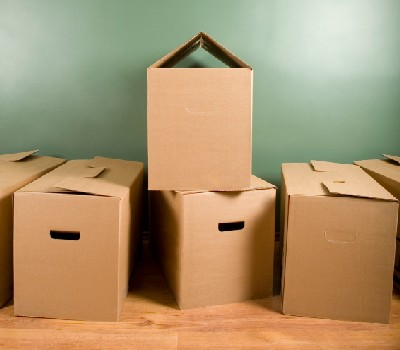
#> input picture ObjectAvoidance/filters/reference/img0.jpg, 400 x 350 px
$ python EdgeDetection.py   (older library calls are emulated)
#> lines starting #> are read from the running program, lines starting #| are printed output that depends on the picture; after the words box and inside, x2 and y2 are one past the last pixel; in counts of white or black regions, pixels touching at a corner belong together
"""
Goal: Write a function that finds edge intensity and orientation in an image.

Author: Nicholas Sendyk
"""
import math

import cv2
import numpy as np


def edge_detection(img, sigma=1):
    """
    Detects edges in images

    :param img:
    :param sigma:
    :return:
    """
    # Calculate the size of the Gaussian filter based on sigma
    hsize = 2 * int(np.ceil(3 * sigma)) + 1

    # Create the Gaussian filter
    kernel = cv2.getGaussianKernel(hsize, sigma)
    img = cv2.filter2D(src=img, ddepth=-1, kernel=kernel)

    # Calculate gradient in x and y direction
    horizontal_filter = np.array([[1, 0, -1], [2, 0, -2], [1, 0, -1]])
    vertical_filter = np.array([[1, 2, 1], [0, 0, 0], [-1, -2, -1]])

    # Apply Sobel and store results in imgx and imgy
    imgx = cv2.filter2D(img, cv2.CV_64F, horizontal_filter)
    imgy = cv2.filter2D(img, cv2.CV_64F, vertical_filter)

    # Initialize gradient magnitude/orientation matrices
    g_magnitude = np.zeros(imgx.shape)
    g_orientation = np.zeros(imgy.shape)
    orientation_img = np.zeros(imgx.shape)

    # Calculate the Gradient Orientation and Gradient Magnitude of the image
    rows, cols = imgx.shape
    for x in range(rows):
        for y in range(cols):
            g_x = imgx[x][y]
            g_y = imgy[x][y]
            magnitude = float((g_x ** 2 + g_y ** 2) ** (1 / 2))
            angle = (round(np.rad2deg(math.atan(float(g_x) / (g_y + 0.00001))) / 45) % 4) * 45

            # Apply Simple Thresholding
            if magnitude > 35:
                g_magnitude[x][y] = magnitude
                g_orientation[x][y] = angle
            orientation_img[x][y] = ((angle / 45) + 1) * (255 / 5)

    # Apply Non-Maximum Suppression to the Gradient Magnitude
    non_max_sup = g_magnitude.copy()
    for x in range(rows):
        for y in range(cols):
            if g_magnitude[x][y] != 0:
                angle = g_orientation[x][y]
                magnitude = g_magnitude[x][y]

                match angle:
                    case 0:
                        if magnitude <= g_magnitude[x - 1][y] or magnitude <= g_magnitude[x + 1][y]:
                            non_max_sup[x][y] = 0
                    case 45:
                        if magnitude <= g_magnitude[x - 1][y - 1] or magnitude <= g_magnitude[x + 1][y + 1]:
                            non_max_sup[x][y] = 0
                    case 90:
                        if magnitude <= g_magnitude[x][y - 1] or magnitude <= g_magnitude[x][y + 1]:
                            non_max_sup[x][y] = 0
                    case 135:
                        if magnitude <= g_magnitude[x - 1][y + 1] or magnitude <= g_magnitude[x + 1][y - 1]:
                            non_max_sup[x][y] = 0
                    case _:
                        print(f"Unexpected input: [{x},{y}] {angle}")

    # Output Resulting Images
    cv2.imwrite(f'./gradient_magnitude.jpg', g_magnitude)
    cv2.imwrite(f'./edge_detection.jpg', non_max_sup)
    cv2.imwrite(f'./gradient_orientation.jpg', orientation_img)

    return non_max_sup


if __name__ == '__main__':
    # Load image and convert to grayscale
    img0 = cv2.imread("img0.jpg", cv2.IMREAD_GRAYSCALE)
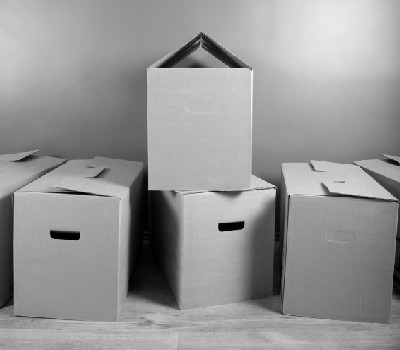
#> img0: shape (350, 400); min 0, max 245, mean 150.3

    # Call edge_detection function
    edges = edge_detection(img0, sigma=2)
#> in edge_detection, `imgy = cv2.filter2D(img, cv2.CV_64F, vertical_filter)`:
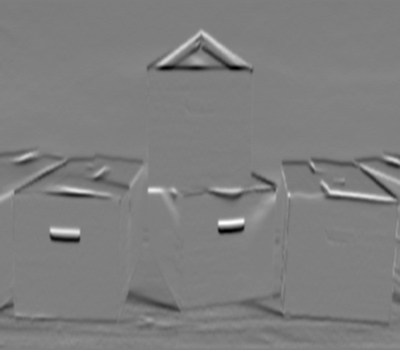
#> imgy: shape (350, 400) float64; min -279, max 283, mean 0.4; drawn with min black and max white
#> after the loop in edge_detection, `for x in range(rows):`:
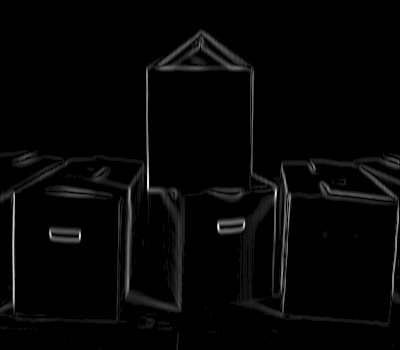
#> g_magnitude: shape (350, 400) float64; min 0, max 678.2, mean 15; drawn with min black and max white
#> after the loop in edge_detection, `for x in range(rows):`:
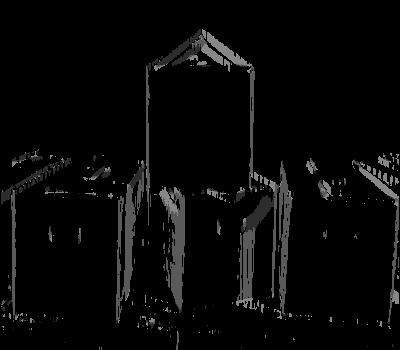
#> g_orientation: shape (350, 400) float64; min 0, max 135, mean 7.9
#> after the loop in edge_detection, `for x in range(rows):`:
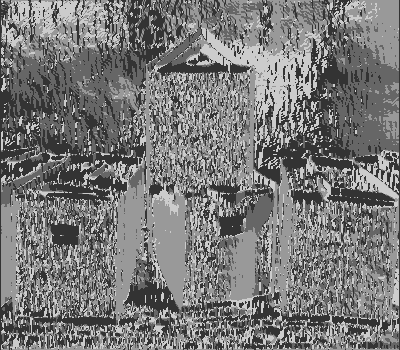
#> orientation_img: shape (350, 400) float64; min 51, max 204, mean 120.1
#> after the loop in edge_detection, `for x in range(rows):`:
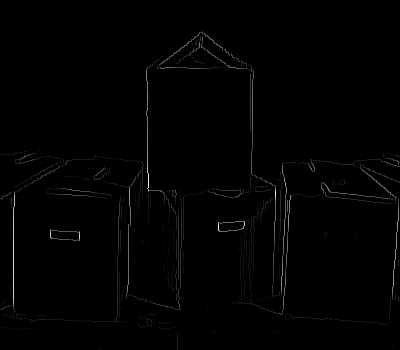
#> non_max_sup: shape (350, 400) float64; 10.15% of pixels changed, all inside (x1, y1, x2, y2) = (0, 29, 400, 350); drawn with min black and max white
#> in edge_detection, `cv2.imwrite(f'./edge_detection.jpg', non_max_sup)`:
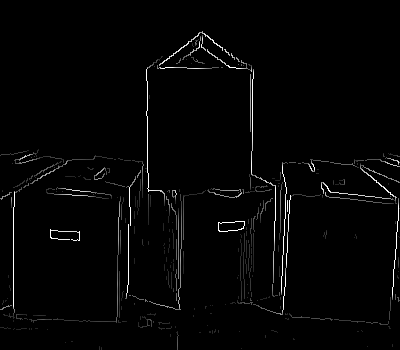
#> saved as edge_detection.jpg: shape (350, 400); min 0, max 255, mean 4.8
